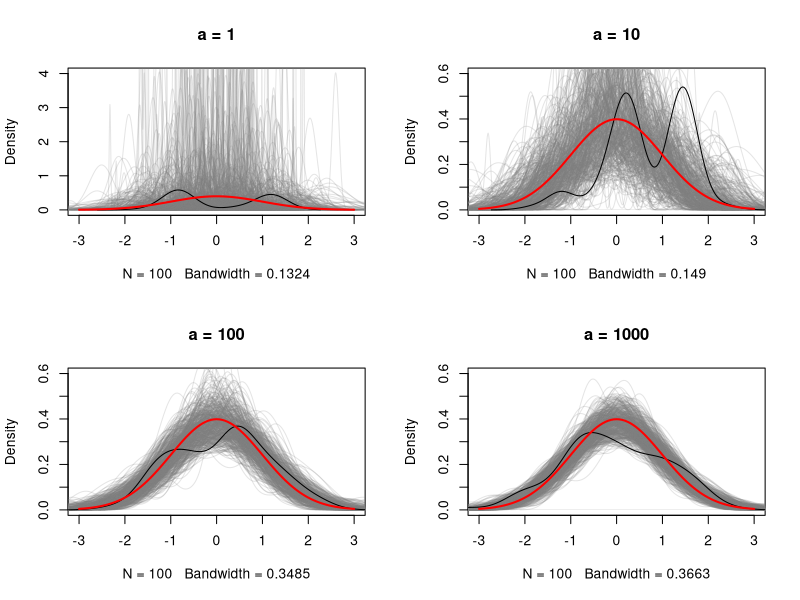

This chart was generated by the following R code:
dp <- function(rG,a,N=100,printProg=F) {
  x <- rep(0,N)
  x[1] <- rG(1)

  for (i in 2:N) {
    nx <- table(x[1:(i-1)])
    xs <-    c(     rG(1),  names(nx) ) 
    probs <- c( a/(a+N-1), nx/(a+N-1) )
    x[i] <- as.numeric( sample(xs, 1, prob=probs) )
    if (printProg) cat("\r Progress: ",i,"/",N)
  }

  x
}

rG <- function(n) rnorm(n)
dG <- function(x) dnorm(x)

a <- c(1,10,100,1000)
N <- 100
B <- 500
X <- matrix(0,B,N)
list.X <- lapply(as.list(a),function(x) X)

for (l in 1:length(a)) {
  for (i in 1:B) {
    list.X[[l]][i,] <- dp(rG,a[l],N)
    cat("\r Progress: ",i," / ", l)
  }
}

par(mfrow=c(2,2))
h <- c(4,.6,.6,.6)
for (j in 1:length(a)) {
  xl <- list.X[[j]]
  for (i in 1:B) {
    if (i == 1) {
      #plot(density(xl[i,]),xlim=c(-3,3),ylim=c(0,max(unlist(list.X))),
      plot(density(xl[i,]),xlim=c(-3,3),ylim=c(0,h[j]),
           col=rgb(.5,.5,.5,.2),main=paste("a =",a[j]))
    } else {
      lines(density(xl[i,]),xlim=c(-3,3),col=ifelse(i==B,"black",rgb(.5,.5,.5,.2)))
    }
  }
  curve(dG,add=T,lwd=2,col="red")
}; par(mfrow=c(1,1))
